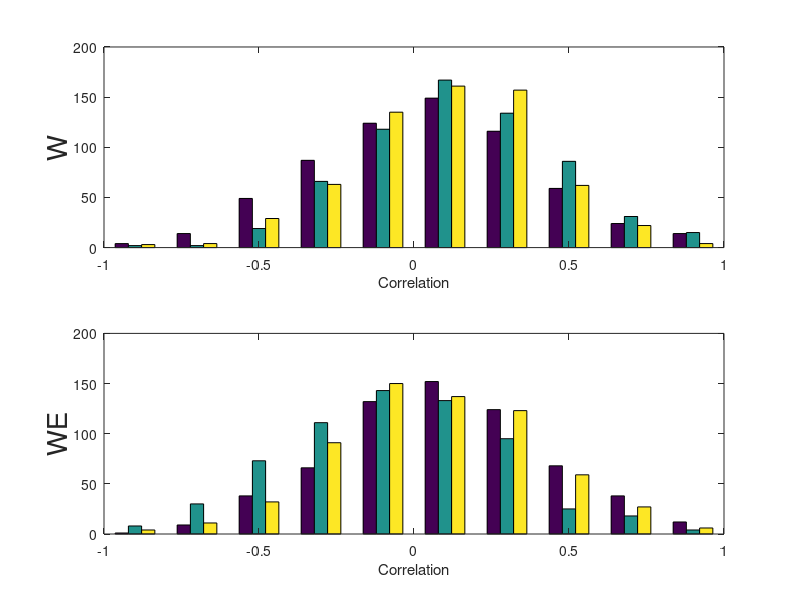

The MATLAB script that drew this image: (Note: this script raises an error after producing the figure.)
clear r;
close all;

figure(1)
subplot(2,1,1); 
a = randn(640,3);
a = a - repmat(min(a), 640, 1);
a = a./repmat(max(a), 640, 1)*2;
a = a - 1;
hist(a)
xlabel('Correlation')
a=ylabel('W'); set(a, 'FontSize', 20)
subplot(2,1,2); 
a = randn(640,3);
a = a - repmat(min(a), 640, 1);
a = a./repmat(max(a), 640, 1)*2;
a = a - 1;
hist(a)
xlabel('Correlation')
a=ylabel('WE'); set(a, 'FontSize', 20)



figure(2)
expt = {'q_ideal'};
titles = {'Ideal Conditions'};
for i_expt = 1:numel(expt)
    this.expt = expt{i_expt};
    filename = fullfile('out', this.expt, 'mat', 'results_svd.mat');
    load(filename);
    r{ i_expt } = results_svd;
end
i_subplot = 1;
for i_expt = 1:numel(expt)
    subplot(2,1, i_subplot);
    clear t;
    for i = 1:20 
        t(i,:) = r{i_expt}(i).true.T_all.corr-eps; 
    end; 
    t = repmat(t,32,1);
    x_bar = -1:.05:1;
    y_bar =histc(t, x_bar);
    bar(x_bar, y_bar, 'barwidth', 2)
    title(titles{i_expt})
    a=ylabel('W'); set(a, 'FontSize', 20)
    xlim([-1 1]); ylim([0 650]); 
    subplot(2,1, i_subplot+1);
    t = []; 
    for i = 1:20 
        t = [t; r{i_expt}(i).true.T.corr.patch']; 
    end; 
    t = t-eps;
    x_bar = -1:.05:1;
    y_bar =histc(t, x_bar);
    bar(x_bar, y_bar, 'barwidth', 2)
    xlim([-1 1]); ylim([0 650]); 
    a=ylabel('WE'); set(a, 'FontSize', 20)
    i_subplot = i_subplot + 1;
end

%Jittered Norms
figure(3)
expt = {'q_jittered_norm'};
% titles = {'30 Deg'};
for i_expt = 1:numel(expt)
    this.expt = expt{i_expt};
    filename = fullfile('out', this.expt, 'mat', 'results_svd.mat');
    load(filename);
    r{ i_expt } = results_svd;
end
i_subplot = 1;
for i_expt = 1:numel(expt)
    subplot(1,2, i_subplot);
    t = []; 
    for i = 1:20 
        t = [t; r{i_expt}(i).true.T.corr.patch']; 
    end; 
    x_bar = -1:.05:1;
    y_bar =histc(t, x_bar);
%     bar(x_bar, y_bar, 'barwidth', 2)
    boxplot(t); ylim([0 1]);
    a=ylabel('Correlation( T_{true}, T_{BEM} )');
    title('F_{BEM}')
    set(gca, 'xtick', [1 2 3], 'XTickLabel', {'V1'; 'V2'; 'V3'})
%     set(a, 'FontSize', 20)
%     xlim([-1 1]); ylim([0 650]); 

    subplot(1,2, i_subplot+1);
        clear t;
    for i = 1:20 
        t(i,:) = r{i_expt}(i).true.T_all.corr; 
    end; 
    t = repmat(t,32,1);
    x_bar = -1:.05:1;
    y_bar =histc(t, x_bar);
%     bar(x_bar, y_bar, 'barwidth', 2)
    boxplot(t); ylim([0 1]);
    a=ylabel('Correlation( T_{true}, T_{emp} )'); 
%     set(a, 'FontSize', 20)
    title('F_{emp}')
    set(gca, 'xtick', [1 2 3], 'XTickLabel', {'V1'; 'V2'; 'V3'})
%     xlim([-1 1]);   ylim([0 650]); 
    i_subplot = i_subplot + 1;
    
end

%%
% Bad localization
figure(4)
expt = {'q_move'};
titles = {'30 Deg'};
for i_expt = 1:numel(expt)
    this.expt = expt{i_expt};
    filename = fullfile('out', this.expt, 'mat', 'results_ind.mat');
    load(filename);
end
close all;
clear t;
i_subplot = 1;
n_move = size(results_ind, 2);
n_dir  = size(results_ind, 1);
n_subj = size(results_ind(1,1).results_svd, 2);
n_patch = size(results_ind(1,1).results_svd(1).true.T.corr.patch,2);
for i_move = 1:size(results_ind, 2)
  for i_dir = 1:size(results_ind, 1)
    for i_subj = 1:n_subj
      t(:, i_dir, i_move, i_subj) = results_ind(i_dir, i_move).results_svd(i_subj).true.T_all.corr;
    end;
  end
end
tt = [];
for i_move = 1:size(results_ind, 2)
  tt{i_move} = [];
  for i_dir = 1:size(results_ind, 1)
    for i_subj = 1:n_subj
      tt{i_move} = [tt{i_move} squeeze(t(:, i_dir, i_move, i_subj))];
    end
  end
end
% for i_tt = 1:numel(tt)
%   subplot(2,n_move, i_subplot+n_move);
%   x_bar = -1:.05:1;
%   y_bar = histc(repmat(tt{i_tt}, 1, n_patch)', x_bar);
%   bar(x_bar, y_bar, 'barwidth', 2);
%   xlim([-1 1]); ylim([0 600]);
%   if i_subplot == 1;
%     a=ylabel('WE'); set(a, 'FontSize', 20)
%   end
%   xlabel([num2str(i_tt) ' mm'])
%   i_subplot = i_subplot + 1;
% end
subplot(2,3,1);boxplot([tt{1}(1,:)' tt{2}(1,:)' tt{3}(1,:)' tt{4}(1,:)' tt{5}(1,:)' tt{6}(1,:)']);  ylim([-1 1]);
h=findobj(gca,'tag','Outliers'); delete(h)
title('F_{emp}, V1')
set(gca, 'xtick', [1:6], 'XTickLabel', [0:5]); xlabel('mm shift')
ylabel('Correlation( T_{true}, T_{emp} )')

subplot(2,3,2);boxplot([tt{1}(2,:)' tt{2}(2,:)' tt{3}(2,:)' tt{4}(2,:)' tt{5}(2,:)' tt{6}(2,:)']);  ylim([-1 1]);
h=findobj(gca,'tag','Outliers'); delete(h)
title('F_{emp}, V2')
set(gca, 'xtick', [1:6], 'XTickLabel', [0:5]); xlabel('mm shift')

subplot(2,3,3);boxplot([tt{1}(3,:)' tt{2}(3,:)' tt{3}(3,:)' tt{4}(3,:)' tt{5}(3,:)' tt{6}(3,:)']);  ylim([-1 1]);
h=findobj(gca,'tag','Outliers'); delete(h)
title('F_{emp}, V3')
set(gca, 'xtick', [1:6], 'XTickLabel', [0:5]); xlabel('mm shift')




clear t
for i_move = 1:size(results_ind, 2)
  for i_dir = 1:size(results_ind, 1)
    for i_subj = 1:n_subj
      t(:, i_dir, i_move, i_subj, :) = results_ind(i_dir, i_move).results_svd(i_subj).true.T.corr.patch;
    end;
  end
end
tt = [];
for i_move = 1:size(results_ind, 2)
  tt{i_move} = [];
  for i_dir = 1:size(results_ind, 1)
    for i_subj = 1:n_subj
      tt{i_move} = [tt{i_move} squeeze(t(:, i_dir, i_move, i_subj, :))];
    end
  end
end
i_subplot = 1;
% for i_tt = 1:numel(tt)
%   subplot(2, n_move, i_subplot);
%   x_bar = -1:.05:1;
%   y_bar = histc(tt{i_tt}', x_bar);
%   bar(x_bar, y_bar, 'barwidth', 2);
%   xlim([-1 1]); ylim([0 600]);
%   if i_subplot == 1;
%     a=ylabel('W'); set(a, 'FontSize', 20)
%   end
%   i_subplot = i_subplot + 1;
% end
subplot(2,3,4);boxplot([tt{1}(1,:)' tt{2}(1,:)' tt{3}(1,:)' tt{4}(1,:)' tt{5}(1,:)' tt{6}(1,:)']); ylim([-1 1]);
h=findobj(gca,'tag','Outliers'); delete(h)
ylabel('Correlation( T_{true}, T_{BEM} )')
title('F_{BEM}, V1')
set(gca, 'xtick', [1:6], 'XTickLabel', [0:5]); xlabel('mm shift')


subplot(2,3,5);boxplot([tt{1}(2,:)' tt{2}(2,:)' tt{3}(2,:)' tt{4}(2,:)' tt{5}(2,:)' tt{6}(2,:)']); ylim([-1 1]);
h=findobj(gca,'tag','Outliers'); delete(h)
title('F_{BEM}, V2')
set(gca, 'xtick', [1:6], 'XTickLabel', [0:5]); xlabel('mm shift')


subplot(2,3,6);boxplot([tt{1}(3,:)' tt{2}(3,:)' tt{3}(3,:)' tt{4}(3,:)' tt{5}(3,:)' tt{6}(3,:)']); ylim([-1 1]);
h=findobj(gca,'tag','Outliers'); delete(h)
title('F_{BEM}, V3')
set(gca, 'xtick', [1:6], 'XTickLabel', [0:5]); xlabel('mm shift')



% i_subplot = 1;
% for i = 1:10
%     subplot(2,1, i_subplot);
%     t = []; 
%     for i = 1:20 
%         t = [t; r{i_expt}(i).true.T.corr.patch']; 
%     end; 
%     x_bar = -1:.05:1;
%     y_bar =histc(t, x_bar);
%     bar(x_bar, y_bar, 'barwidth', 2)
%     a=ylabel('W'); set(a, 'FontSize', 20)
%     xlim([-1 1]); ylim([0 650]); 
% 
%     subplot(2,1, i_subplot+1);
%     clear t;
%     for i = 1:20 
%         t(i,:) = r{i_expt}(i).true.T_all.corr; 
%     end; 
%     t = repmat(t,32,1);
%     x_bar = -1:.05:1;
%     y_bar =histc(t, x_bar);
%     bar(x_bar, y_bar, 'barwidth', 2)
%     a=ylabel('WE'); set(a, 'FontSize', 20)
%     title(titles{i_expt})
%     xlim([-1 1]); ylim([0 650]); 
%     i_subplot = i_subplot + 1;
%     
% end

%%
%external source
figure(5)
expt = {'q_ext_src_str_1', 'q_ext_src_rand_str_pos_neg', 'q_ext_src_str_1_delays'};
expt = {'q_ext_src_str_1'};
titles = {'Constant', 'Variable Amplitude', 'Variable Latency'};
for i_expt = 1:numel(expt)
    this.expt = expt{i_expt};
    filename = fullfile('out', this.expt, 'mat', 'results_svd.mat');
    load(filename);
    r{ i_expt } = results_svd;
end

i_subplot = 1;
for i_expt = 1:numel(expt)
    subplot(1,2, i_subplot);
    t = []; 
    for i = 1:20 
        t = [t; r{i_expt}(i).true.T.corr.patch']; 
    end; 
    boxplot(t);
    ylabel('Correlation( T_{true}, T_{BEM} )')
    title('F_{BEM}')
    set(gca, 'xtick', [1 2 3], 'XTickLabel', {'V1'; 'V2'; 'V3'})
    h=findobj(gca,'tag','Outliers'); delete(h)
%     x_bar = -1:.1:1;
%     y_bar =histc(t, x_bar);
%     bar(x_bar, y_bar, 'barwidth', 2)
% %     hist(t);
%     title(titles{i_expt})
%     xlim([-1 1]); ylim([0 650]);
%     if i_subplot == 1
%       a=ylabel('W'); 
% %       set(a, 'FontSize', 20)
%     end
    subplot(1,2, i_subplot+1);
    clear t; 
    for i = 1:20 
        t(i,:) = r{i_expt}(i).true.T_all.corr; 
    end; 
    t = repmat(t,32,1);
    boxplot(t)
    ylabel('Correlation( T_{true}, T_{emp} )')
    title('F_{emp}')
    set(gca, 'xtick', [1 2 3], 'XTickLabel', {'V1'; 'V2'; 'V3'})
    h=findobj(gca,'tag','Outliers'); delete(h)
%     x_bar = -1:.1:1;
%     y_bar =histc(t, x_bar);
%     bar(x_bar, y_bar, 'barwidth', 2)
%     xlim([-1 1]); ylim([0 650]); 
%     if i_subplot == 1
%       a= ylabel('WE'); set(a, 'FontSize', 20)
%     end
    i_subplot = i_subplot + 1;
end



return
%%
close all
a=[(100-0*abs(randn(640,1))) (100-4*abs(randn(640,1))) (100-6*abs(randn(640,1)))]/100;
b=[(100-0*abs(randn(640,1))) (100-1.5*abs(randn(640,1))) (100-1.5*abs(randn(640,1)))]/100;
subplot(1,2,1)
boxplot(a); ylim([0 1])
set(gca, 'xtick', [1 2 3],'XTickLabel', {'1/80'; '1/60'; '1/40'})
ylabel('Correlation( T_{true}, T_{BEM} )')
title('F_{BEM}')
subplot(1,2,2)
boxplot(b); ylim([0 1])
title('F_{emp}')
set(gca, 'xtick', [1 2 3], 'XTickLabel', {'1/80'; '1/60'; '1/40'})
ylabel('Correlation( T_{true}, T_{EMP} )')

sgcf([680 752 603 226]);